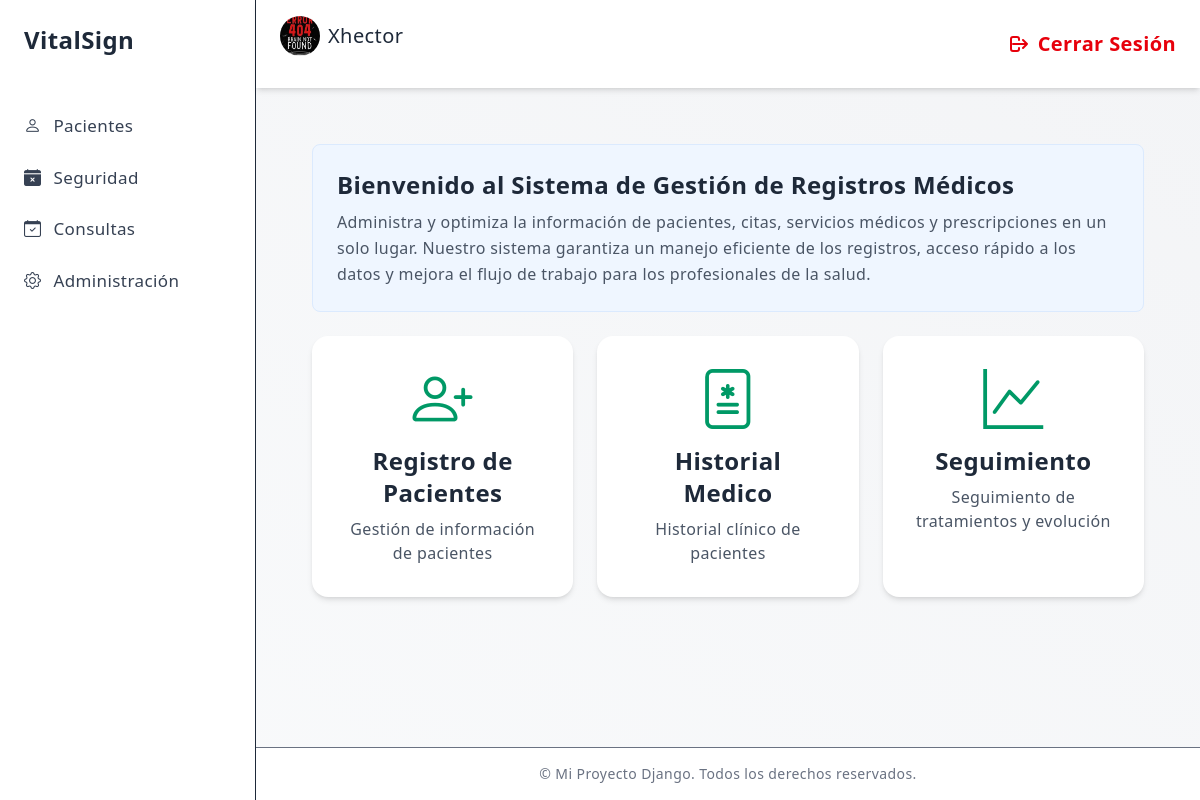
Page /menu/1/ (signed in) on the committed database.
### security/models.py (models this page shows, shortened)
class Menu(models.Model):
    name = models.CharField(verbose_name='Nombre', max_length=150, unique=True)
    icon = models.CharField(verbose_name='Icono', max_length=100, default='bi bi-calendar-x-fill')
    order = models.PositiveSmallIntegerField(verbose_name='Orden', default=0)
    class Meta:
        verbose_name = 'Menu'
        verbose_name_plural = 'Menus'
        ordering = ['order', 'name']

class User(AbstractUser, PermissionsMixin):
    dni = models.CharField(verbose_name='Cédula o RUC', max_length=13, blank=True, null=True)
    image = models.ImageField(
        verbose_name='Imagen de perfil',
        upload_to='security/users/',
        max_length=1024,
        blank=True,
        null=True
    )
    email = models.EmailField('Email', unique=True)
    direction = models.CharField('Dirección', max_length=200, blank=True, null=True)
    phone = models.CharField('Teléfono', max_length=50, blank=True, null=True)
    USERNAME_FIELD = "email"
    REQUIRED_FIELDS = ["username", "first_name", "last_name"]
    class Meta:
        verbose_name = "Usuario"
        verbose_name_plural = "Usuarios"
        permissions = (
            ("change_userprofile", "Cambiar perfil de Usuario"),
            ("change_userpassword", "Cambiar contraseña de Usuario"),
        )

class Module(models.Model):
    url = models.CharField(verbose_name='Url', max_length=100, unique=True)
    name = models.CharField(verbose_name='Nombre', max_length=100)
    menu = models.ForeignKey(Menu, on_delete=models.PROTECT, verbose_name='Menu', related_name='modules')
    description = models.CharField(verbose_name='Descripción', max_length=200, null=True, blank=True)
    icon = models.CharField(verbose_name='Icono', max_length=100, default='bi bi-x-octagon')
    is_active = models.BooleanField(verbose_name='Es activo', default=True)
    order = models.PositiveSmallIntegerField(verbose_name='Orden', default=0)
    permissions = models.ManyToManyField(Permission, blank=True)
    class Meta:
        verbose_name = 'Módulo'
        verbose_name_plural = 'Módulos'
        ordering = ['menu', 'order', 'name']

### security/views.py (the view)
# urls.py: path('menu/<int:id>/', menu_detail, name='menu_detail'),
def menu_detail(request, id):
    menu = get_object_or_404(Menu, id=id)
    modules = menu.modules.filter(is_active=True).order_by('order')
    menus = Menu.objects.all()
    return render(request, 'home.html', {
        'menus': menus,
        'modules': modules,
    })

### templates/home.html (shortened to what this page needs)
{% extends 'base.html' %}
{% block page_title %}
<div class="flex justify-end mb-4 cursor-pointer">
    {% if request.user.is_authenticated %}
        <div class="flex items-center space-x-2">
            <img src="{{ request.user.image.url }}" alt="Profile Picture" class="w-10 h-10 rounded-full object-cover">
            <span class="font-medium">{{ request.user.username }}</span>
        </div>
    {% endif %}
</div>
{% endblock %}
{% block content %}
<main class="flex-1 p-8">
    {% if request.user.is_authenticated %}
    <section class="bg-blue-50 p-6 rounded-lg border border-blue-100 mb-6">
        <h1 class="text-2xl font-bold mb-2">Bienvenido al Sistema de Gestión de Registros Médicos</h1>
        <p class="text-gray-600">
            Administra y optimiza la información de pacientes, citas, servicios médicos y prescripciones en un solo lugar.
            Nuestro sistema garantiza un manejo eficiente de los registros, acceso rápido a los datos y mejora el flujo de trabajo para los profesionales de la salud.
        </p>
    </section>
    <section class="grid grid-cols-1 md:grid-cols-3 gap-6 cursor-pointer">
        {% for module in modules %}
        <div class="bg-white p-8 rounded-2xl shadow-md text-center hover:shadow-lg transition">
            <div class="text-6xl text-emerald-600 mb-4">
                <i class="{{ module.icon }}"></i>
            </div>
            <h2 class="text-2xl font-bold mb-2">{{ module.name }}</h2>
            <p class="text-gray-600 text-base">{{ module.description }}</p>
        </div>
        {% endfor %}
    </section>
    {% else %}
    <section class="bg-blue-50 p-6 rounded-lg border border-blue-100 mb-6">
        <h1 class="text-2xl font-bold mb-2">Bienvenido al Sistema de Gestión de Registros Médicos</h1>
        <p class="text-gray-600">Inicia sesión para empezar</p>
    </section>
    {% endif %}
</main>
{% endblock %}

### templates/base.html (shortened to what this page needs)
{% load static tailwind_tags %}
<!DOCTYPE html>
<html lang="es">
<head>
  <link rel="stylesheet" href="https://cdn.jsdelivr.net/npm/bootstrap-icons@1.10.5/font/bootstrap-icons.css">
  {% tailwind_css %}
</head>
<body class="bg-gradient-to-tr from-gray-50 to-gray-100 text-gray-800 antialiased min-h-screen font-sans leading-relaxed tracking-wide">
  <div class="flex min-h-screen">
    {% if request.user.is_authenticated %}
      <aside class="w-64 bg-white border-r hidden md:block">
        <div class="p-6 text-2xl font-semibold">VitalSign</div>
        <nav class="mt-6 space-y-2 text-[17px] font-medium">
          {% for menu in menus %}
            <a href="{% url 'menu_detail' id=menu.id %}"
              class="flex items-center px-6 py-2 rounded-r-full
                      {% if request.path == menu.url %}
                        bg-blue-100 text-blue-600
                      {% else %}
                        text-gray-700 hover:bg-gray-100
                      {% endif %}">
              <i class="{{ menu.icon }} mr-3"></i>
              {{ menu.name }}
            </a>
          {% endfor %}
        </nav>
      </aside>
    {% endif %}
    <div class="flex-1 flex flex-col">
      <header class="bg-white shadow-md sticky top-0 z-50">
        <div class="px-6 py-4 flex justify-between items-center">
          <h1 class="text-xl font-bold">{% block page_title %}Dashboard{% endblock %}</h1>
          {% if request.user.is_authenticated %}
            <form method="post" action="{% url 'logout' %}">
              <button type="submit" class="flex items-center text-xl font-bold text-red-600 hover:text-red-800">
                <svg xmlns="http://www.w3.org/2000/svg" class="h-6 w-6 mr-2" fill="none" viewBox="0 0 24 24" stroke="currentColor" stroke-width="2">
                  <path stroke-linecap="round" stroke-linejoin="round" d="M17 16l4-4m0 0l-4-4m4 4H7m6 4v1a2 2 0 01-2 2H7a2 2 0 01-2-2V7a2 2 0 012-2h4a2 2 0 012 2v1" />
                </svg>
                {% block page_titles %}Cerrar Sesión{% endblock %}
              </button>
            </form>
          {% endif %}
        </div>
      </header>
      <main class="flex-1 px-6 py-6">
        {% block content %}{% endblock %}
      </main>
      <footer class="bg-white border-t text-center py-4 text-sm text-gray-500">
        © {{ now.year }} Mi Proyecto Django. Todos los derechos reservados.
      </footer>
    </div>
  </div>
</body>
</html>

### rows in the picture
Menu: name "Pacientes"
Menu: name "Seguridad"
Menu: name "Consultas"
Menu: name "Administración"
User: user.image (picture), user.username "Xhector"
Module: name "Registro de Pacientes", description "Gestión de información de pacientes"
Module: name "Historial Medico", description "Historial clínico de pacientes"
Module: name "Seguimiento", description "Seguimiento de tratamientos y evolución"
